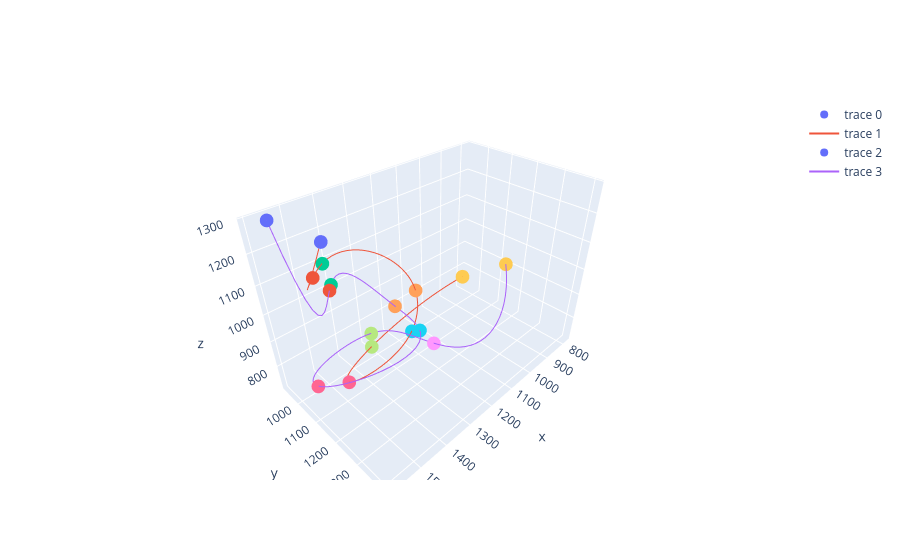

Notebook code for this chart:
### Markdown cell above
We can visualize the aligned traces by their index in the pair matrix.

### Code cell
tr.plot_paired_traces(pairs, 90)
